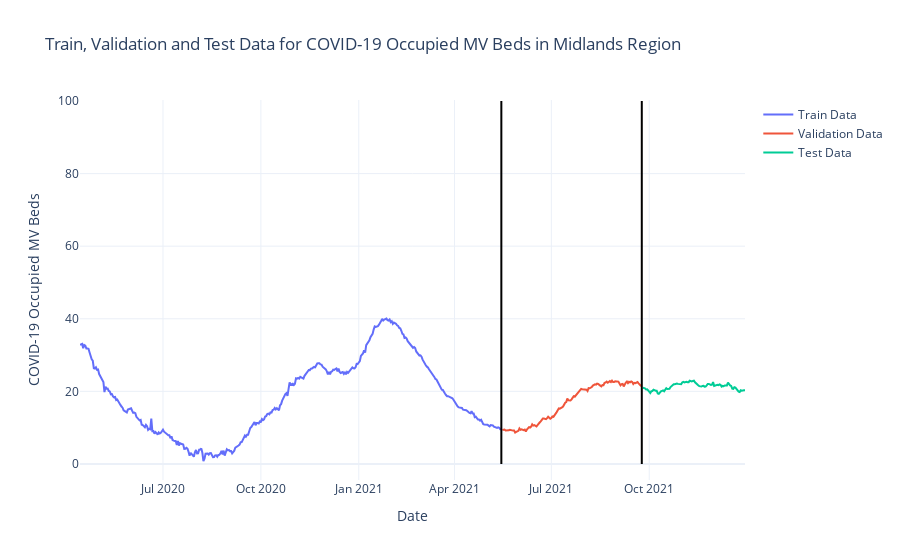

Notebook cell for this chart:
### Code cell
# plot the forecast of the training data and test data
fig = go.Figure()
fig.add_trace(
    go.Scatter(
        x=train.index, y=train["covidOccupiedMVBeds"], mode="lines", name="Train Data"
    )
)
fig.add_trace(
    go.Scatter(
        x=val.index, y=val["covidOccupiedMVBeds"], mode="lines", name="Validation Data"
    )
)
fig.add_trace(
    go.Scatter(
        x=test.index, y=test["covidOccupiedMVBeds"], mode="lines", name="Test Data"
    )
)
# add a line to when the train ends and the val begins and also when the val ends and the test begins
fig.add_shape(
    dict(
        type="line",
        x0=train.index.max(),
        y0=0,
        x1=train.index.max(),
        y1=100,
        line=dict(color="black", width=2),
    )
)
fig.add_shape(
    dict(
        type="line",
        x0=val.index.max(),
        y0=0,
        x1=val.index.max(),
        y1=100,
        line=dict(color="black", width=2),
    )
)
fig.update_layout(
    title="Train, Validation and Test Data for COVID-19 Occupied MV Beds in Midlands Region",
    xaxis_title="Date",
    yaxis_title="COVID-19 Occupied MV Beds",
    template="plotly_white",
)

fig.show()

### Figure 1 — Plotly figure (JSON) as saved in the notebook; plotly's stock layout.template omitted (floating-point values rounded to 4 significant figures; data arrays with more than 128 entries replaced by an {"elided": "..."} marker saying what was removed)
{"data": [{"mode": "lines", "name": "Train Data", "type": "scatter", "x": {"elided": "793 str values"}, "y": {"elided": "793 float values"}}, {"mode": "lines", "name": "Validation Data", "type": "scatter", "x": {"elided": "264 str values"}, "y": {"elided": "264 float values"}}, {"mode": "lines", "name": "Test Data", "type": "scatter", "x": {"elided": "194 str values"}, "y": {"elided": "194 float values"}}], "layout": {"shapes": [{"line": {"color": "black", "width": 2}, "type": "line", "x0": "2021-05-15T00:00:00", "x1": "2021-05-15T00:00:00", "y0": 0, "y1": 100}, {"line": {"color": "black", "width": 2}, "type": "line", "x0": "2021-09-24T00:00:00", "x1": "2021-09-24T00:00:00", "y0": 0, "y1": 100}], "title": {"text": "Train, Validation and Test Data for COVID-19 Occupied MV Beds in Midlands Region"}, "xaxis": {"title": {"text": "Date"}}, "yaxis": {"title": {"text": "COVID-19 Occupied MV Beds"}}}}
